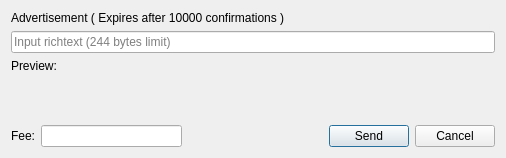
<?xml version="1.0" encoding="UTF-8"?>
<ui version="4.0">
 <class>AdvertiseDialog</class>
 <widget class="QDialog" name="AdvertiseDialog">
  <property name="geometry">
   <rect>
    <x>0</x>
    <y>0</y>
    <width>506</width>
    <height>158</height>
   </rect>
  </property>
  <property name="windowTitle">
   <string>Send Advertisement</string>
  </property>
  <layout class="QVBoxLayout" name="verticalLayout">
   <item>
    <widget class="QLabel" name="label">
     <property name="text">
      <string>Advertisement ( Expires after 10000 confirmations )</string>
     </property>
    </widget>
   </item>
   <item>
    <widget class="QValidatedLineEdit" name="lineEdit">
     <property name="text">
      <string/>
     </property>
     <property name="maxLength">
      <number>244</number>
     </property>
     <property name="placeholderText">
      <string>Input richtext (244 bytes limit)</string>
     </property>
    </widget>
   </item>
   <item>
    <widget class="QLabel" name="label_2">
     <property name="text">
      <string>Preview:</string>
     </property>
    </widget>
   </item>
   <item>
    <widget class="QLabel" name="labelPreview">
     <property name="sizePolicy">
      <sizepolicy hsizetype="Preferred" vsizetype="Fixed">
       <horstretch>0</horstretch>
       <verstretch>0</verstretch>
      </sizepolicy>
     </property>
     <property name="maximumSize">
      <size>
       <width>16777215</width>
       <height>36</height>
      </size>
     </property>
     <property name="text">
      <string/>
     </property>
     <property name="margin">
      <number>4</number>
     </property>
     <property name="openExternalLinks">
      <bool>true</bool>
     </property>
    </widget>
   </item>
   <item>
    <spacer name="verticalSpacer">
     <property name="orientation">
      <enum>Qt::Vertical</enum>
     </property>
     <property name="sizeHint" stdset="0">
      <size>
       <width>20</width>
       <height>40</height>
      </size>
     </property>
    </spacer>
   </item>
   <item>
    <layout class="QHBoxLayout" name="horizontalLayout">
     <item>
      <widget class="QLabel" name="label_3">
       <property name="text">
        <string>Fee:</string>
       </property>
      </widget>
     </item>
     <item>
      <widget class="BitcoinAmountField" name="lineEditFee"/>
     </item>
     <item>
      <spacer name="horizontalSpacer">
       <property name="orientation">
        <enum>Qt::Horizontal</enum>
       </property>
       <property name="sizeHint" stdset="0">
        <size>
         <width>40</width>
         <height>20</height>
        </size>
       </property>
      </spacer>
     </item>
     <item>
      <widget class="QPushButton" name="btnSend">
       <property name="text">
        <string>Send</string>
       </property>
      </widget>
     </item>
     <item>
      <widget class="QPushButton" name="btnCancel">
       <property name="text">
        <string>Cancel</string>
       </property>
      </widget>
     </item>
    </layout>
   </item>
  </layout>
 </widget>
 <customwidgets>
  <customwidget>
   <class>BitcoinAmountField</class>
   <extends>QLineEdit</extends>
   <header>bitcoinamountfield.h</header>
   <container>1</container>
  </customwidget>
  <customwidget>
   <class>QValidatedLineEdit</class>
   <extends>QLineEdit</extends>
   <header>qvalidatedlineedit.h</header>
  </customwidget>
 </customwidgets>
 <resources/>
 <connections/>
</ui>
